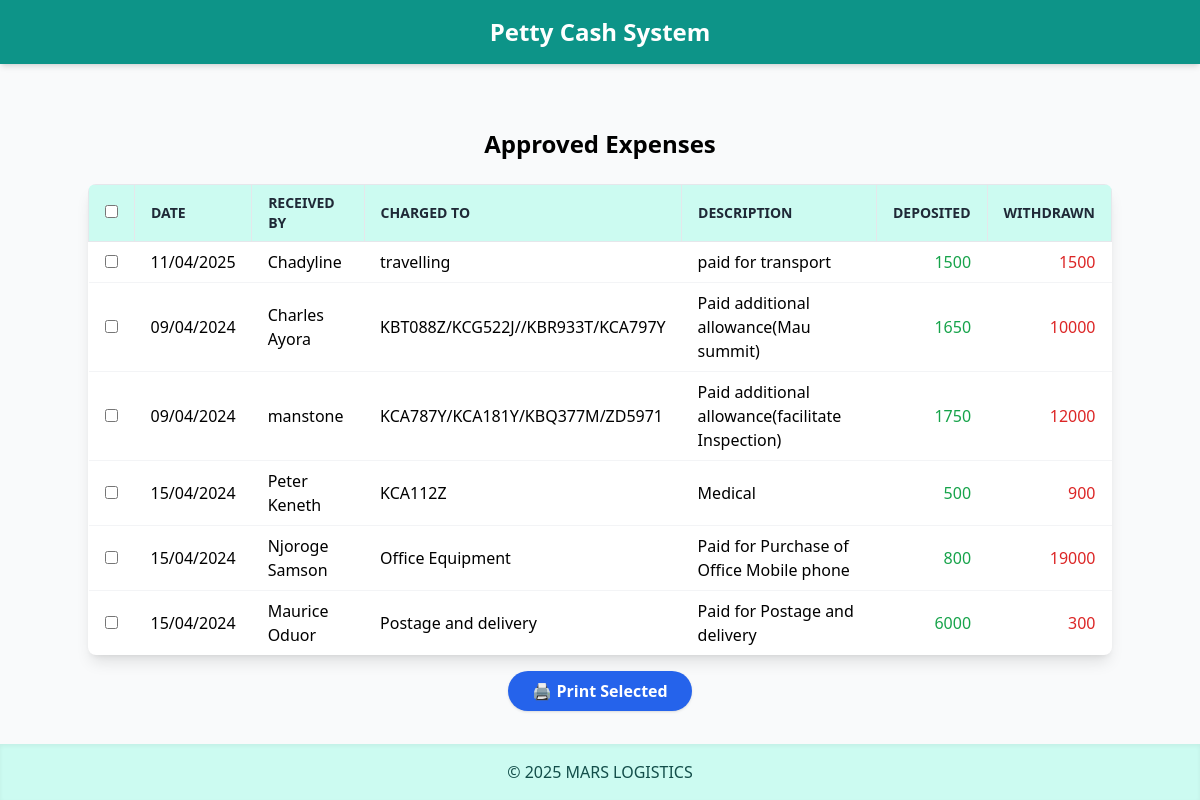
/expenses/print-all-approved/, run on an earlier commit of the app's database.
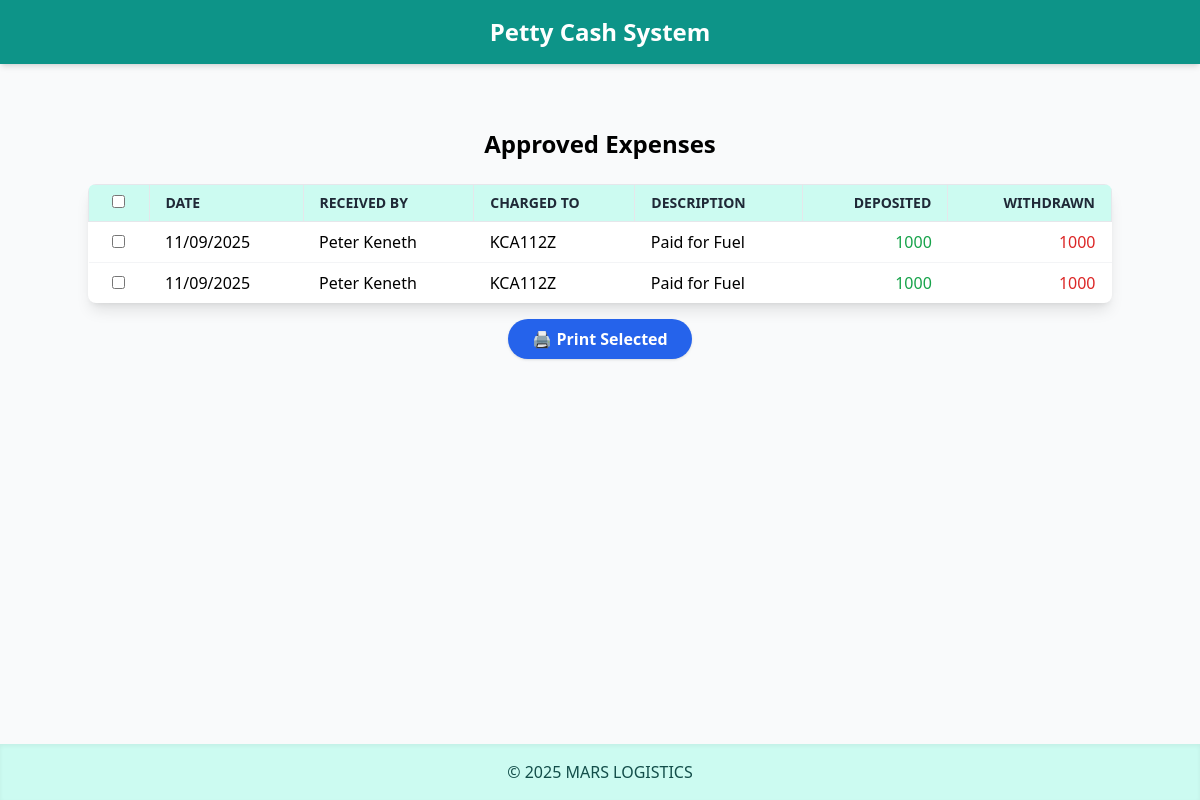
And on a later commit of the database.
### cashflow/models.py (models this page shows, shortened)
class Expense(models.Model):
    STATUS_CHOICES = [
        ("Pending", "Pending"),
        ("Approved", "Approved"),
        ("Rejected", "Rejected"),
        ("Locked", "Locked"),
    ]
    date = models.DateField(default=timezone.now)
    received_by = models.CharField(max_length=255, null=True, blank=True)
    charged_to = models.CharField(max_length=255)
    description = models.TextField()
    receipt_no = models.CharField(max_length=100, blank=True, null=True)
    amount_deposited = models.DecimalField(max_digits=12, decimal_places=2, default=0)
    amount_withdrawn = models.DecimalField(max_digits=12, decimal_places=2, default=0)
    withdrawal_charges = models.DecimalField(max_digits=12, decimal_places=2, default=0)
    running_balance = models.DecimalField(max_digits=12, decimal_places=2, default=0)
    status = models.CharField(max_length=20, choices=STATUS_CHOICES, default="Pending")
    uploaded_by = models.ForeignKey(
        User,
        on_delete=models.SET_NULL,
        null=True,
        blank=True,
        related_name="uploaded_expenses"
    )
    approved_by = models.ForeignKey(
        User,
        on_delete=models.SET_NULL,
        null=True,
        blank=True,
        related_name="approved_expenses"
    )
    approved_at = models.DateTimeField(null=True, blank=True)

### cashflow/views.py (the view)
# urls.py: path("expenses/print-all-approved/", views.print_all_approved, name="print_all_approved"),
def print_all_approved(request):
    approved_expenses = Expense.objects.filter(status__iexact='approved')
    return render(request, 'cashflow/print_all_approved.html', {
        'expenses': approved_expenses,
    })

### cashflow/templates/cashflow/print_all_approved.html (shortened to what this page needs)
{% extends "cashflow/base.html" %}
{% block content %}
<div class="container mx-auto mt-8">
    <h1 class="text-2xl font-bold text-center mb-6">
        Approved Expenses
    </h1>
    <form method="post" action="{% url 'print_selected_expenses' %}" target="_blank">
        <div class="overflow-x-auto shadow-lg rounded-lg bg-white">
            <table class="min-w-full divide-y divide-gray-200">
                <thead class="bg-teal-100 text-gray-800">
                    <tr>
                        <th class="border px-4 py-2 text-center font-semibold uppercase text-sm">
                            <input type="checkbox" id="selectAll" onclick="toggleAll(this)">
                        </th>
                        <th class="border px-4 py-2 text-left font-semibold uppercase text-sm">Date</th>
                        <th class="border px-4 py-2 text-left font-semibold uppercase text-sm">Received By</th>
                        <th class="border px-4 py-2 text-left font-semibold uppercase text-sm">Charged To</th>
                        <th class="border px-4 py-2 text-left font-semibold uppercase text-sm">Description</th>
                        <th class="border px-4 py-2 text-right font-semibold uppercase text-sm">Deposited</th>
                        <th class="border px-4 py-2 text-right font-semibold uppercase text-sm">Withdrawn</th>
                    </tr>
                </thead>
                <tbody class="divide-y divide-gray-100">
                    {% for expense in expenses %}
                        <tr class="hover:bg-gray-50 transition duration-200">
                            <td class="px-4 py-2 text-center">
                                <input type="checkbox" name="selected_expenses" value="{{ expense.id }}">
                            </td>
                            <td class="px-4 py-2">{{ expense.date|date:"d/m/Y" }}</td>
                            <td class="px-4 py-2">{{ expense.received_by }}</td>
                            <td class="px-4 py-2">{{ expense.charged_to }}</td>
                            <td class="px-4 py-2">{{ expense.description }}</td>
                            <td class="px-4 py-2 text-right text-green-600">{{ expense.amount_deposited|floatformat:0 }}</td>
                            <td class="px-4 py-2 text-right text-red-600">{{ expense.amount_withdrawn|floatformat:0 }}</td>
                        </tr>
                    {% empty %}
                        <tr>
                            <td colspan="7" class="px-4 py-6 text-center text-gray-400 font-medium">
                                No approved expenses found.
                            </td>
                        </tr>
                    {% endfor %}
                </tbody>
            </table>
        </div>
        <div class="text-center mt-4">
            <button type="submit" class="bg-blue-600 hover:bg-blue-700 text-white font-semibold px-6 py-2 rounded-full shadow">
                🖨️ Print Selected
            </button>
        </div>
    </form>
</div>
{% endblock %}

What changed in the data, as far as the page shows it:
removed Expense: date "11/04/2025", received_by "Chadyline", charged_to "travelling", description "paid for transport", amount_deposited "1500", amount_withdrawn "1500"
removed Expense: date "09/04/2024", received_by "Charles Ayora", charged_to "KBT088Z/KCG522J//KBR933T/KCA797Y", description "Paid additional allowance(Mau summit)", amount_deposited "1650", amount_withdrawn "10000"
removed Expense: date "09/04/2024", received_by "manstone", charged_to "KCA787Y/KCA181Y/KBQ377M/ZD5971", description "Paid additional allowance(facilitate Inspection)", amount_deposited "1750", amount_withdrawn "12000"
removed Expense: date "15/04/2024", received_by "Peter Keneth", charged_to "KCA112Z", description "Medical", amount_deposited "500", amount_withdrawn "900"
removed Expense: date "15/04/2024", received_by "Njoroge Samson", charged_to "Office Equipment", description "Paid for Purchase of Office Mobile phone", amount_deposited "800", amount_withdrawn "19000"
removed Expense: date "15/04/2024", received_by "Maurice Oduor", charged_to "Postage and delivery", description "Paid for Postage and delivery", amount_deposited "6000", amount_withdrawn "300"
added Expense: date "11/09/2025", received_by "Peter Keneth", charged_to "KCA112Z", description "Paid for Fuel", amount_deposited "1000", amount_withdrawn "1000"
added Expense: date "11/09/2025", received_by "Peter Keneth", charged_to "KCA112Z", description "Paid for Fuel", amount_deposited "1000", amount_withdrawn "1000"
